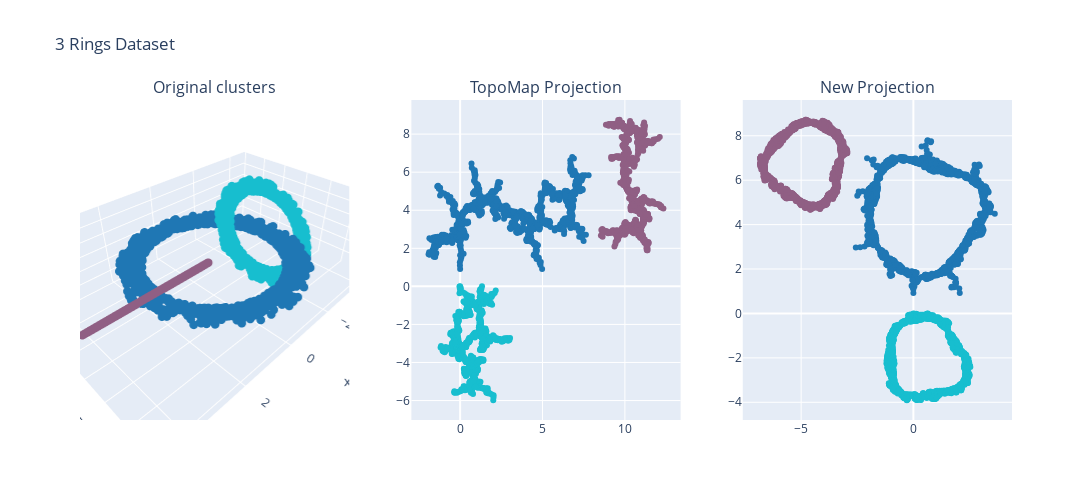

The cell this chart's notebook holds for it:
### Code cell
fig = plot_data_projection(df_rings, proj_rings, projections)
fig.update_layout(title_text='3 Rings Dataset')
fig.show()

### Figure 1 — Plotly figure (JSON) as saved in the notebook; plotly's stock layout.template omitted (floating-point values rounded to 4 significant figures; data arrays with more than 128 entries replaced by an {"elided": "..."} marker saying what was removed)
{"data": [{"marker": {"color": {"elided": "3210 int values"}, "colorscale": [[0, "#1F77B4"], [0.1111, "#FF7F0E"], [0.2222, "#2CA02C"], [0.3333, "#D62728"], [0.4444, "#9467BD"], [0.5556, "#8C564B"], [0.6667, "#E377C2"], [0.7778, "#7F7F7F"], [0.8889, "#BCBD22"], [1, "#17BECF"]], "size": 3}, "mode": "markers", "scene": "scene", "type": "scatter3d", "x": {"elided": "3210 float values"}, "y": {"elided": "3210 float values"}, "z": {"elided": "3210 float values"}}, {"marker": {"color": {"elided": "3210 int values"}, "colorscale": [[0, "#1F77B4"], [0.1111, "#FF7F0E"], [0.2222, "#2CA02C"], [0.3333, "#D62728"], [0.4444, "#9467BD"], [0.5556, "#8C564B"], [0.6667, "#E377C2"], [0.7778, "#7F7F7F"], [0.8889, "#BCBD22"], [1, "#17BECF"]]}, "mode": "markers", "type": "scatter", "x": {"elided": "3210 float values"}, "xaxis": "x", "y": {"elided": "3210 float values"}, "yaxis": "y"}, {"marker": {"color": {"elided": "3210 int values"}, "colorscale": [[0, "#1F77B4"], [0.1111, "#FF7F0E"], [0.2222, "#2CA02C"], [0.3333, "#D62728"], [0.4444, "#9467BD"], [0.5556, "#8C564B"], [0.6667, "#E377C2"], [0.7778, "#7F7F7F"], [0.8889, "#BCBD22"], [1, "#17BECF"]]}, "mode": "markers", "type": "scatter", "x": {"elided": "3210 float values"}, "xaxis": "x2", "y": {"elided": "3210 float values"}, "yaxis": "y2"}], "layout": {"annotations": [{"font": {"size": 16}, "showarrow": false, "text": "Original clusters", "x": 0.1444, "xanchor": "center", "xref": "paper", "y": 1, "yanchor": "bottom", "yref": "paper"}, {"font": {"size": 16}, "showarrow": false, "text": "TopoMap Projection", "x": 0.5, "xanchor": "center", "xref": "paper", "y": 1, "yanchor": "bottom", "yref": "paper"}, {"font": {"size": 16}, "showarrow": false, "text": "New Projection", "x": 0.8556, "xanchor": "center", "xref": "paper", "y": 1, "yanchor": "bottom", "yref": "paper"}], "height": 500, "scene": {"domain": {"x": [0, 0.2889], "y": [0, 1]}}, "showlegend": false, "title": {"text": "3 Rings Dataset"}, "width": 1200, "xaxis": {"anchor": "y", "domain": [0.3556, 0.6444]}, "xaxis2": {"anchor": "y2", "domain": [0.7111, 1]}, "yaxis": {"anchor": "x", "domain": [0, 1]}, "yaxis2": {"anchor": "x2", "domain": [0, 1]}}}
